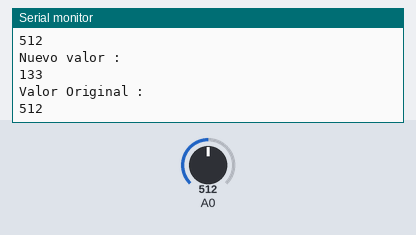
The sketch below on a simulated Arduino Uno, built with avr-gcc and run on an emulated ATmega328P. Shown: the last lines printed to the serial monitor. The test bench sets the inputs (shaded band); at power-on: A0 = 512.

Above: at 4.8 s.
4.9 s: A0 set to 716
At 7.1 s:
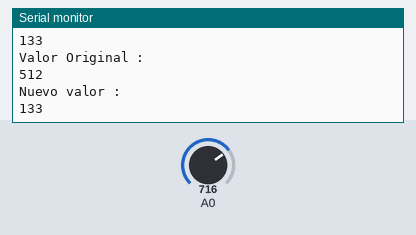
9.9 s: A0 set to 900
At 11.4 s:
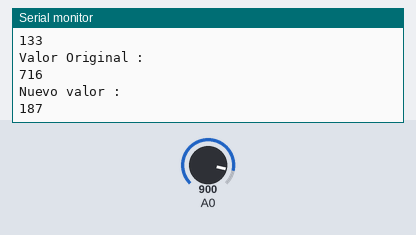
Timing chart, 0 to 12.9 s (numbered marks = the images above; inputs shaded):
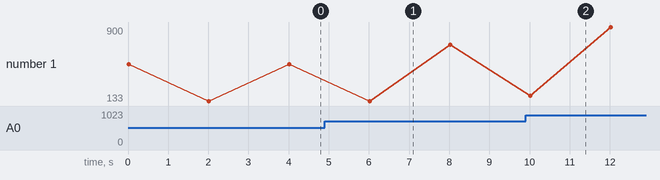

Measured:
- plotted number 1: 512 → 716 after the input at 4.9 s, 716 → 900 after the input at 9.9 s

The sketch:

_9.-FuncionMap.ino
```cpp
void setup() {
Serial.begin(9600);
}

void loop() {
  //El potenciometro a utilizar captura datos que van de 0 a 688.
  //Estos valores sera llevados al intervalo 0 -- 180
  //Para esto utilizaremos la función MAP
  int potenciometro=analogRead(A0);
  Serial.println("Valor Original :");
  Serial.println(potenciometro);
  delay(2000);
  int datoConvertido=map(potenciometro,0,688,0,180);
  Serial.println("Nuevo valor :");
  Serial.println(datoConvertido);
  delay(2000);
}
```
